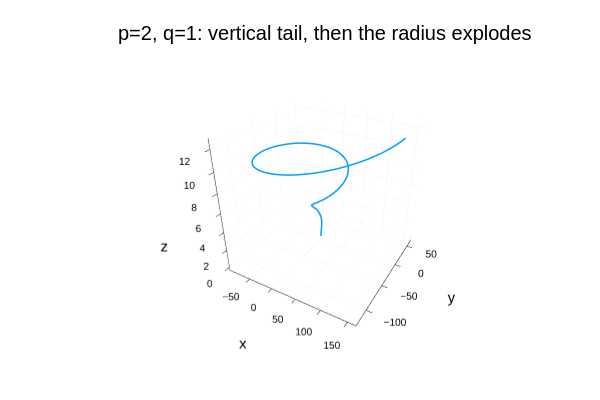

The notebook cell saved with this chart:
### Markdown cell above
### $p=2,\ q=1$ — the tail and the flare
Now the *radius* is $t^2$: nearly zero for a while (the curve rises as a thin **vertical tail**),
then it balloons outward into an enormous final sweep. Compare carefully with the cone —
these two get confused most, but the tail is the giveaway.

### Code cell
plot3d(t .^ 2 .* cos.(t), t .^ 2 .* sin.(t), t,
    lw = 3, legend = false, title = "p=2, q=1: vertical tail, then the radius explodes",
    xlabel = "x", ylabel = "y", zlabel = "z")

### Figure 1 — Plotly figure (JSON) as saved in the notebook; plotly's stock layout.template omitted (floating-point values rounded to 4 significant figures; data arrays with more than 128 entries replaced by an {"elided": "..."} marker saying what was removed)
{"data": [{"colorbar": {"len": 0.8657, "title": "", "x": 0.9934, "y": 0.5087}, "legendgroup": "y1", "line": {"color": "rgba(0, 154, 250, 1.000)", "dash": "solid", "shape": "linear", "width": 3}, "mode": "lines", "name": "y1", "scene": "scene", "showlegend": true, "type": "scatter3d", "x": {"elided": "800 float values"}, "xaxis": "x", "y": {"elided": "800 float values"}, "yaxis": "y", "z": {"elided": "800 float values"}, "zaxis": "z"}], "layout": {"annotations": [{"font": {"color": "rgba(0, 0, 0, 1.000)", "family": "sans-serif", "size": 20}, "rotation": 0, "showarrow": false, "text": "p=2, q=1: vertical tail, then the radius explodes", "x": 0.5424, "xanchor": "center", "xref": "paper", "y": 1, "yanchor": "top", "yref": "paper"}], "height": 400, "margin": {"b": 20, "l": 0, "r": 0, "t": 20}, "paper_bgcolor": "rgba(255, 255, 255, 1.000)", "plot_bgcolor": "rgba(255, 255, 255, 1.000)", "scene": {"camera": {"eye": {"x": 1.126, "y": -1.95, "z": 1.3}, "projection": "orthographic"}, "domain": {"x": [0.09128, 0.9934], "y": [0.07581, 0.9415]}, "xaxis": {"gridcolor": "rgba(0, 0, 0, 0.100)", "gridwidth": 0.5, "linecolor": "rgba(0, 0, 0, 1.000)", "mirror": false, "range": [-98.25, 165.4], "showgrid": true, "showline": true, "showticklabels": true, "tickangle": 0, "tickcolor": "rgb(0, 0, 0)", "tickfont": {"color": "rgba(0, 0, 0, 1.000)", "family": "sans-serif", "size": 11}, "tickmode": "array", "ticks": "inside", "ticktext": ["−50", "0", "50", "100", "150"], "tickvals": [-50, 0, 50, 100, 150], "title": "x", "titlefont": {"color": "rgba(0, 0, 0, 1.000)", "family": "sans-serif", "size": 15}, "type": "-", "visible": true, "zeroline": false, "zerolinecolor": "rgba(0, 0, 0, 1.000)"}, "yaxis": {"gridcolor": "rgba(0, 0, 0, 0.100)", "gridwidth": 0.5, "linecolor": "rgba(0, 0, 0, 1.000)", "mirror": false, "range": [-128.5, 69.23], "showgrid": true, "showline": true, "showticklabels": true, "tickangle": 0, "tickcolor": "rgb(0, 0, 0)", "tickfont": {"color": "rgba(0, 0, 0, 1.000)", "family": "sans-serif", "size": 11}, "tickmode": "array", "ticks": "inside", "ticktext": ["−100", "−50", "0", "50"], "tickvals": [-100, -50, 0, 50], "title": "y", "titlefont": {"color": "rgba(0, 0, 0, 1.000)", "family": "sans-serif", "size": 15}, "type": "-", "visible": true, "zeroline": false, "zerolinecolor": "rgba(0, 0, 0, 1.000)"}, "zaxis": {"gridcolor": "rgba(0, 0, 0, 0.100)", "gridwidth": 0.5, "linecolor": "rgba(0, 0, 0, 1.000)", "mirror": false, "range": [-0.377, 12.94], "showgrid": true, "showline": true, "showticklabels": true, "tickangle": 0, "tickcolor": "rgb(0, 0, 0)", "tickfont": {"color": "rgba(0, 0, 0, 1.000)", "family": "sans-serif", "size": 11}, "tickmode": "array", "ticks": "inside", "ticktext": ["0", "2", "4", "6", "8", "10", "12"], "tickvals": [0, 2, 4, 6, 8, 10, 12], "title": "z", "titlefont": {"color": "rgba(0, 0, 0, 1.000)", "family": "sans-serif", "size": 15}, "type": "-", "visible": true, "zeroline": false, "zerolinecolor": "rgba(0, 0, 0, 1.000)"}}, "showlegend": false, "width": 600}}
